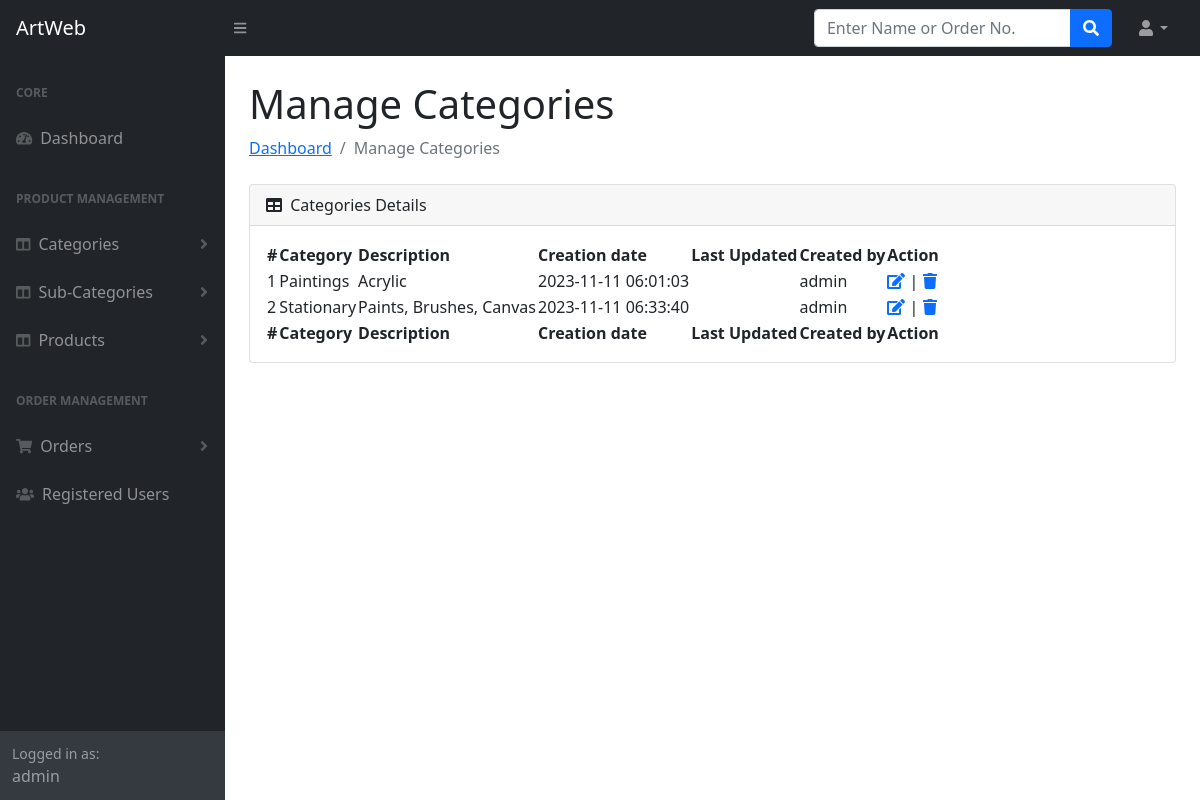
The app's page /admin/manage-categories.php (signed in) with its own data.
### tables this page shows
CREATE TABLE `category` (
  `id` int(11) NOT NULL,
  `categoryName` varchar(255) DEFAULT NULL,
  `categoryDescription` longtext DEFAULT NULL,
  `creationDate` timestamp NOT NULL DEFAULT current_timestamp(),
  `updationDate` timestamp NULL DEFAULT NULL ON UPDATE current_timestamp(),
  `createdBy` int(11) DEFAULT NULL
);

### admin/manage-categories.php (the view, shortened to what this page needs)
<?php session_start();
include_once('includes/config.php');
if(strlen( $_SESSION["aid"])==0)
{
header('location:logout.php');
} else {
?>
<!DOCTYPE html>
<html lang="en">
    <head>
        <link href="https://cdn.jsdelivr.net/npm/simple-datatables@latest/dist/style.css" rel="stylesheet" />
        <link href="css/styles.css" rel="stylesheet" />
    </head>
    <body class="sb-nav-fixed">
 <?php include_once('includes/header.php');?>
        <div id="layoutSidenav">
       <?php include_once('includes/sidebar.php');?>
            <div id="layoutSidenav_content">
                <main>
                    <div class="container-fluid px-4">
                        <h1 class="mt-4">Manage Categories</h1>
                        <ol class="breadcrumb mb-4">
                            <li class="breadcrumb-item"><a href="dashboard.php">Dashboard</a></li>
                            <li class="breadcrumb-item active">Manage Categories</li>
                        </ol>
                        <div class="card mb-4">
                            <div class="card-header">
                                <i class="fas fa-table me-1"></i>
                               Categories Details
                            </div>
                            <div class="card-body">
                                <table id="datatablesSimple">
                                    <thead>
                                        <tr>
                                            <th>#</th>
                                            <th>Category</th>
                                            <th>Description</th>
                                            <th>Creation date</th>
                                            <th>Last Updated</th>
                                            <th>Created by</th>
                                            <th>Action</th>
                                        </tr>
                                    </thead>
                                    <tfoot>
                                        <tr>
                                        <th>#</th>
                                            <th>Category</th>
                                            <th>Description</th>
                                            <th>Creation date</th>
                                            <th>Last Updated</th>
                                            <th>Created by</th>
                                            <th>Action</th>
                                        </tr>
                                    </tfoot>
                                    <tbody>
<?php $query=mysqli_query($con,"select category.id as catid,category.categoryName,category.categoryDescription,category.creationDate,category.updationDate,tbladmin.username from category join tbladmin on tbladmin.id=category.createdBy");
$cnt=1;
while($row=mysqli_fetch_array($query))
{
?>
                                <tr>
                                            <td><?php echo htmlentities($cnt);?></td>
                                            <td><?php echo htmlentities($row['categoryName']);?></td>
                                            <td><?php echo htmlentities($row['categoryDescription']);?></td>
                                            <td> <?php echo htmlentities($row['creationDate']);?></td>
                                            <td><?php echo htmlentities($row['updationDate']);?></td>
                                            <td><?php echo htmlentities($row['username']);?></td>
                                            <td>
                                            <a href="edit-category.php?id=<?php echo $row['catid']?>"><i class="fas fa-edit"></i></a> |
                                            <a href="manage-categories.php?id=<?php echo $row['catid']?>&del=delete" onClick="return confirm('Are you sure you want to delete?')"><i class="fa fa-trash" aria-hidden="true"></i></a></td>
                                        </tr>
                                        <?php $cnt=$cnt+1; } ?>
                                    </tbody>
                                </table>
                            </div>
                        </div>
                    </div>
                </main>
            </div>
        </div>
    </body>
</html>
<?php } ?>

### records on screen
category: categoryName "Paintings", categoryDescription "Acrylic", creationDate "2023-11-11 06:01:03", tbladmin.username "admin"
category: categoryName "Stationary", categoryDescription "Paints, Brushes, Canvas", creationDate "2023-11-11 06:33:40", tbladmin.username "admin"

### other values on screen
$_SESSION['alogin'] "admin"
